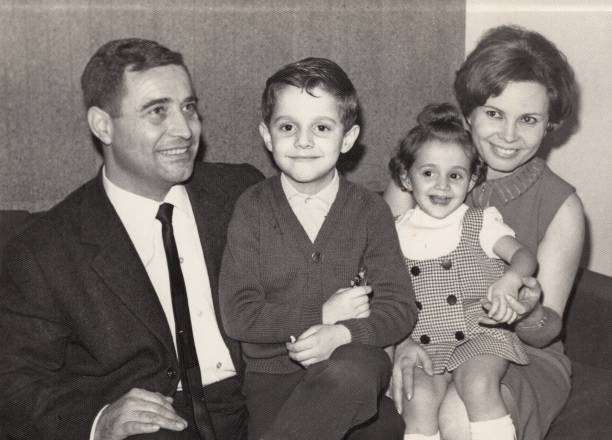
#> input picture Practical 03/analog_image.jpg, 612 x 440 px
$ jupyter execute Practical_03.ipynb
#> lines starting #> are read from the running program, lines starting #| are printed output that depends on the picture; after the words box and inside, x2 and y2 are one past the last pixel; in counts of white or black regions, pixels touching at a corner belong together
[cell 1]
import matplotlib.pyplot as plt
import numpy as np
from skimage import io
from skimage.io import imshow, imread
from skimage.transform import downscale_local_mean
from skimage import img_as_uint
from skimage.color import rgb2gray
from skimage.color import gray2rgb
from skimage.color import rgb2hsv
from skimage.color import hsv2rgb
import cv2
from skimage.transform import resize
from skimage.util import img_as_ubyte

Load and Display an Analog Image

[cell 2]
import matplotlib.pyplot as plt
from matplotlib.image import imread

def show_analog_image(analog_image):
    # load image
#> called with analog_image = 'analog_image.jpg'
    image = imread(analog_image)
#> image is the input picture: shape (440, 612, 3); mean R, G, B 122.1, 116.2, 111.9

    # display the image
    plt.figure(figsize=(15,10))
    plt.imshow(image)
    plt.title('Example of an analog image')
    plt.axis('off')
    plt.show()

# display analog image
show_analog_image('analog_image.jpg')

Load and Display a Digital Image

[cell 3]
import matplotlib.pyplot as plt
from matplotlib.image import imread

def show_analog_image(digital_image):
    # load image
#> called with digital_image = 'digital_image.jpg'
    image = imread(digital_image)
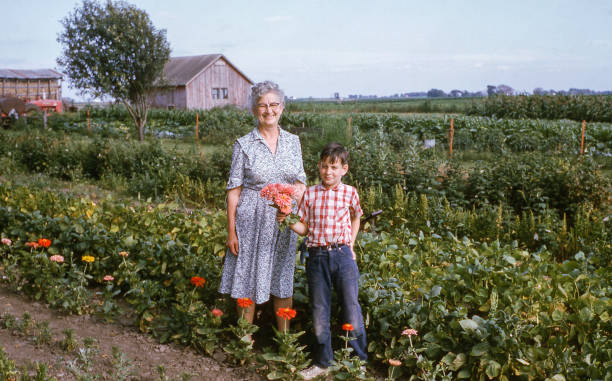
#> input picture Practical 03/digital_image.jpg, 612 x 381 px
#> image is the input picture: shape (381, 612, 3); mean R, G, B 114.7, 115.1, 98.9

    # display the image
    plt.figure(figsize=(15,10))
    plt.imshow(image)
    plt.title('Example of an digital image')
    plt.axis('off')
    plt.show()

# display analog image
show_analog_image('digital_image.jpg')

Up Sampling (Scaling Up) analog image

[cell 4]
import matplotlib.pyplot as plt
from matplotlib.image import imread
from skimage.transform import resize

def upsample_image(analog_image):
  # load the original image
#> called with analog_image = 'analog_image.jpg'
  image = imread(analog_image)

  # create upsampled images manually
  # resize image

  # scale 1 -> original size(no enlargement)
  image_1 = resize(
      image,
      (image.shape[0]*1, image.shape[1]*1),
      anti_aliasing=True
  )

  # scale 2 -> image become 2* larger
  image_2 = resize(
      image,
      (image.shape[0]*2, image.shape[1]*2),
      anti_aliasing=True
  )

  # scale 4 -> image become 4* larger
  image_4 = resize(
      image,
      (image.shape[0]*4, image.shape[1]*4),
      anti_aliasing=True
  )

  # scale 8 -> image become 8* larger
  image_8 = resize(
      image,
      (image.shape[0]*8, image.shape[1]*8),
      anti_aliasing=True
  )

  # create plotting area (1 row and 5 columns)
  fig, ax = plt.subplots(1, 5, figsize=(20,10))

  #display image
  #original image
  ax[0].imshow(image)
  ax[0].set_title('Original N=%d' % image.shape[0])

  #scale 01
  ax[1].imshow(image_1)
  ax[1].set_title('Scale 1 N=%d' % image_1.shape[0])

  #scale 02
  ax[2].imshow(image_2)
  ax[2].set_title('Scale 2 N=%d' % image_2.shape[0])

  #scale 04
  ax[3].imshow(image_4)
  ax[3].set_title('Scale 4 N=%d' % image_4.shape[0])

  #scale 08
  ax[4].imshow(image_8)
  ax[4].set_title('Scale 8 N=%d' % image_8.shape[0])

  plt.tight_layout()
  plt.show()

# call the function with the image file
upsample_image("analog_image.jpg")

Down Sampling (Scaling Down) analog image

[cell 5]
import matplotlib.pyplot as plt
from matplotlib.image import imread
from skimage.transform import downscale_local_mean

def downsample_image(analog_image):
  # load the original image
#> called with analog_image = 'analog_image.jpg'
  image = imread(analog_image)

  # create upsampled images manually
  # resize image

  # scale 1 -> original size(no enlargement)
  image_1 = downscale_local_mean(image, (1,1,1)).astype(int)

  # scale 2
  image_2 = downscale_local_mean(image, (2,2,1)).astype(int)
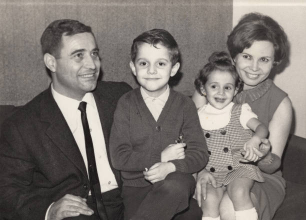
#> image_2: shape (220, 306, 3) int64; mean R, G, B 121.7, 115.8, 111.6

  # scale 4
  image_4 = downscale_local_mean(image, (4,4,1)).astype(int)
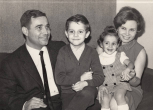
#> image_4: shape (110, 153, 3) int64; mean R, G, B 121.6, 115.7, 111.5

  # scale 8
  image_8 = downscale_local_mean(image, (8,8,1)).astype(int)
#> image_8: shape (55, 77, 3) int64

  # create plotting area (1 row and 5 columns)
  fig, ax = plt.subplots(1, 5, figsize=(14,4))

  #display image
  #original image
  ax[0].imshow(image)
  ax[0].set_title('Original')

  #scale 01
  ax[1].imshow(image_1)
  ax[1].set_title('Scale 1')

  #scale 02
  ax[2].imshow(image_2)
  ax[2].set_title('Scale 2')

  #scale 04
  ax[3].imshow(image_4)
  ax[3].set_title('Scale 4')

  #scale 08
  ax[4].imshow(image_8)
  ax[4].set_title('Scale 8')

  plt.tight_layout()
  plt.show()
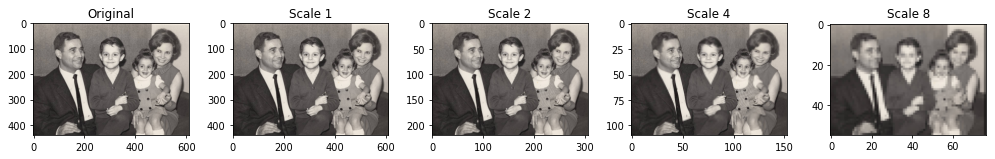
#> figure drawn by matplotlib, 5 panels

# call the function with the image file
downsample_image("analog_image.jpg")

Quantization on analog image

[cell 6]
import matplotlib.pyplot as plt
from matplotlib.image import imread
import numpy as np

def quantize_image(analog_image):
  #load the original image
#> called with analog_image = 'analog_image.jpg'
  image = imread(analog_image)

  #choose the different k values manually
  k1 = 2
  k2 = 4
  k3 = 8
  k4 = 16
  k5 = 32
  k6 = 64

  #create bins for each k values
  #np.linspace this creates evenly spaced values between 0 and max width the given k
  bins1 = np.linspace(0, image.max(), k1)
#> bins1 = [0, 253]
  bins2 = np.linspace(0, image.max(), k2)
#> bins2 = [0, 84.33, 168.7, 253]
  bins3 = np.linspace(0, image.max(), k3)
  bins4 = np.linspace(0, image.max(), k4)
  bins5 = np.linspace(0, image.max(), k5)
#> bins5 = 32 values from 0 to 253
  bins6 = np.linspace(0, image.max(), k6)
#> bins6 = 64 values from 0 to 253

  #quantize image
  #np.digitize(): assigns each pixels to the nearest bin
  q1 = np.digitize(image, bins1)
  q2 = np.digitize(image, bins2)
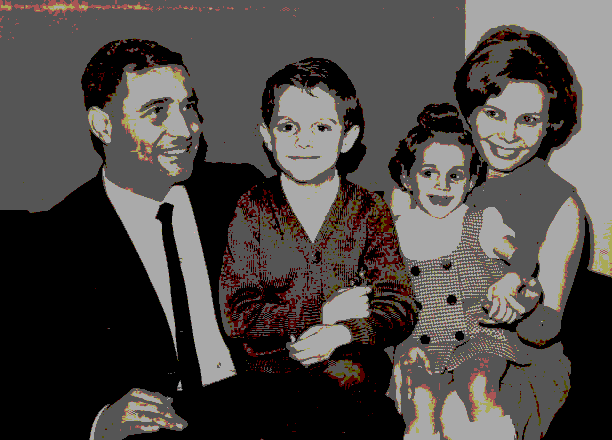
#> q2: shape (440, 612, 3) int64; mean R, G, B 1.9, 1.85, 1.82; drawn with min black and max white
  q3 = np.digitize(image, bins3)
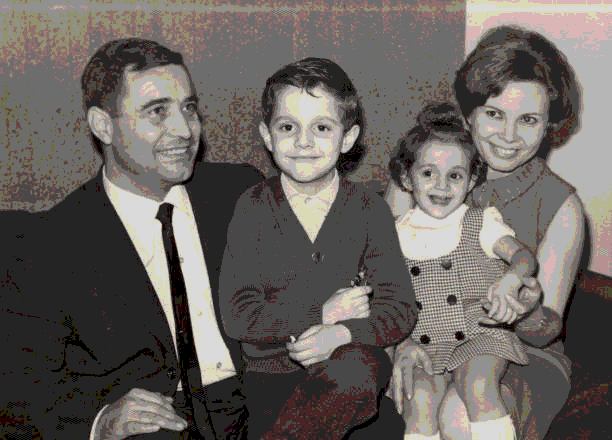
#> q3: shape (440, 612, 3) int64; mean R, G, B 3.89, 3.74, 3.62; drawn with min black and max white
  q4 = np.digitize(image, bins4)
  q5 = np.digitize(image, bins5)
  q6 = np.digitize(image, bins6)

  #reconstruct image
  #covert bin numbers back into intensity values
  r1 = (np.vectorize(bins1.tolist().__getitem__)(q1-1)).astype(int)
  r2 = (np.vectorize(bins2.tolist().__getitem__)(q2-1)).astype(int)
  r3 = (np.vectorize(bins3.tolist().__getitem__)(q3-1)).astype(int)
  r4 = (np.vectorize(bins4.tolist().__getitem__)(q4-1)).astype(int)
  r5 = (np.vectorize(bins5.tolist().__getitem__)(q5-1)).astype(int)
  r6 = (np.vectorize(bins6.tolist().__getitem__)(q6-1)).astype(int)

  # create plotting area (1 row and 7 columns)
  fig, ax = plt.subplots(1, 7, figsize=(14,4))

  #display image
  #original image
  ax[0].imshow(image)
  ax[0].set_title('Original')

  ax[1].imshow(r1)
  ax[1].set_title('k = 2')

  ax[2].imshow(r2)
  ax[2].set_title('k = 4')

  ax[3].imshow(r3)
  ax[3].set_title('k = 8')

  ax[4].imshow(r4)
  ax[4].set_title('k = 16')

  ax[5].imshow(r5)
  ax[5].set_title('k = 32')

  ax[6].imshow(r6)
  ax[6].set_title('k = 64')

  plt.tight_layout()
  plt.show()
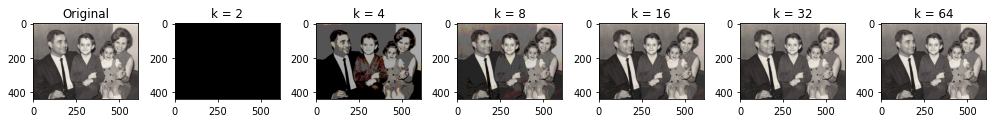
#> figure drawn by matplotlib, 7 panels

# call the function with the image file
quantize_image("analog_image.jpg")

Image conversions

[cell 7]
import matplotlib.pyplot as plt
from matplotlib.image import imread

def show_image_color_types(digital_image):
  #load the original image
#> called with digital_image = 'digital_image.jpg'
  image = imread(digital_image)
  #Convert to grayscale
  gray = rgb2gray(image)
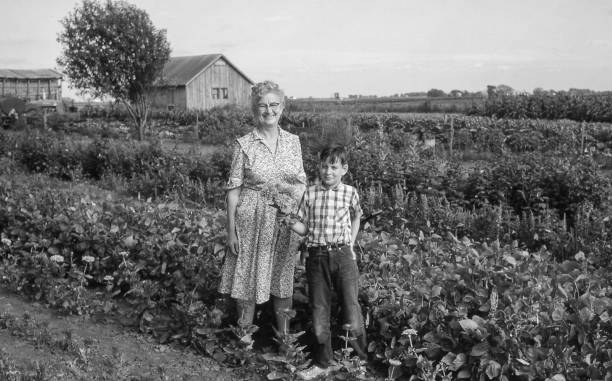
#> gray: shape (381, 612) float64; min 0.00281, max 0.999, mean 0.447

  #Convert grayscale to binary
  binary = img_as_uint(gray > 0.5)
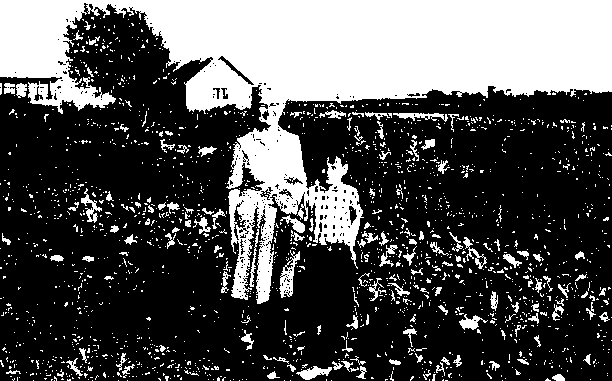
#> binary: shape (381, 612) uint16; values 0 (black) and 65535 (white), 32.4% white; 1858 white regions (1708 under 20 px), largest, box (x1, y1, x2, y2) and area: (0, 0, 612, 304) 61396, (279, 250, 300, 298) 398, (296, 366, 332, 380) 254

  #Convert grayscale to color (3 channel)
  color = gray2rgb(gray)

  #Apply jet colormap
  jet = plt.cm.jet(gray)
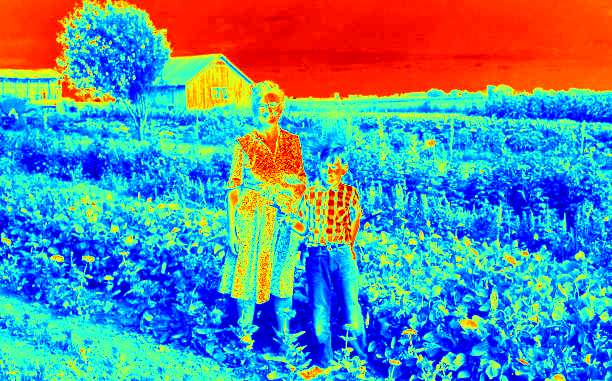
#> jet: shape (381, 612, 4) float64; mean of channels 0, 1, 2, 3 0.343, 0.559, 0.638, 1; drawn as R, G, B

  #display images
  fig, ax = plt.subplots(1,5, figsize=(15,5))

  ax[0].imshow(image)
  ax[0].set_title("Original")

  ax[1].imshow(gray, cmap='gray')
  ax[1].set_title("Grayscale")

  ax[2].imshow(binary, cmap='gray')
  ax[2].set_title("Binary")

  ax[3].imshow(color)
  ax[3].set_title("Gray to Color")

  ax[4].imshow(jet)
  ax[4].set_title("Jet Colormap")

  for a in ax:
      a.axis("off")

  plt.tight_layout()
  plt.show()

# call the function
show_image_color_types("digital_image.jpg")
